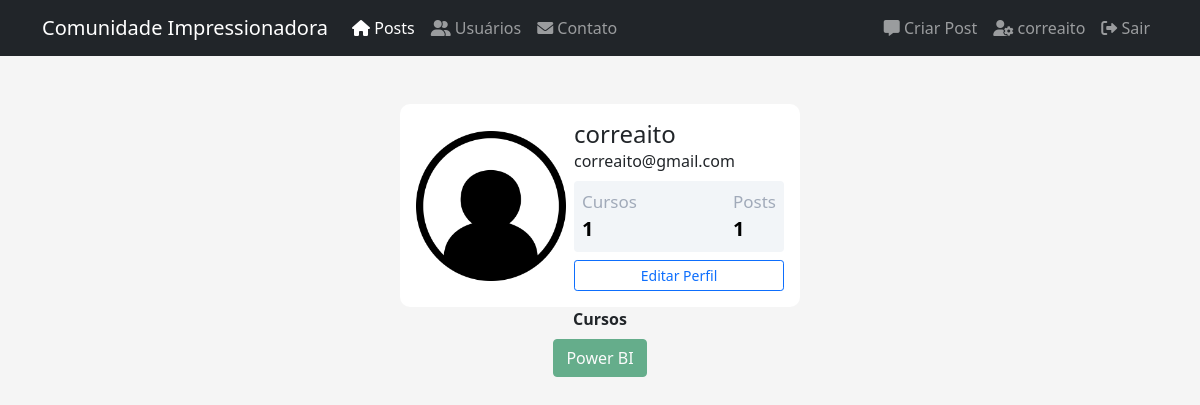
Page /perfil (signed in) on the earlier database version.
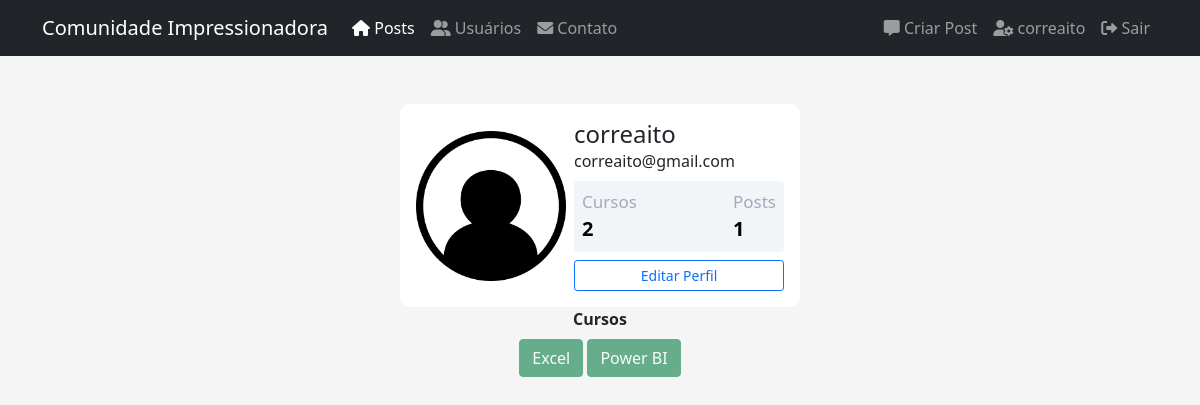
Same page on the later database version.
### comunidadeimpressionadora/models.py (models this page shows)
class Usuario(database.Model, UserMixin):
    id = database.Column(database.Integer, primary_key=True)
    username = database.Column(database.String, nullable=False)
    email = database.Column(database.String, nullable=False, unique=True)
    senha = database.Column(database.String, nullable=False)
    foto_perfil = database.Column(database.String, default='default.png')
    posts = database.relationship('Post', backref='autor', lazy=True)
    cursos = database.Column(MutableList.as_mutable(PickleType), default=['Não Informado'])
    def contar_posts(self):
        return len(self.posts)
    def contar_cursos(self):
        return len(self.cursos)

### comunidadeimpressionadora/routes.py (the view)
@app.route('/perfil')
@login_required
def perfil():
    foto_perfil = url_for('static', filename=f'fotos_perfil/{current_user.foto_perfil}')
    return render_template('perfil.html', foto_perfil=foto_perfil)

### comunidadeimpressionadora/models.py (called while the page is built)
@login_manager.user_loader
def load_usuario(id_usuario):
    return Usuario.query.get(int(id_usuario))

### comunidadeimpressionadora/templates/perfil.html (shortened to what this page needs)
{% extends 'base.html' %}
{% block body %}
<div class="container mt-5 d-flex justify-content-center">
    <div class="card p-3">
        <div class="d-flex align-items-center">
            <div class="image pe-2"><img src="{{ foto_perfil }}" class="rounded-3" width="150"></div>
            <div class="ml-3 w-100">
                <h4 class="mb-0 mt-0">{{ current_user.username }}</h4> <span>{{ current_user.email }}</span>
                <div class="p-2 mt-2 bg-primary d-flex justify-content-between rounded text-white stats">
                    {% if 'Não Informado' in current_user.cursos %}
                    <div class="d-flex flex-column"><span style="font-size:17px;" class="articles">Cursos</span>
                        <span style="font-size:20px;font-weight: bold" class="number1">0</span>
                    </div>
                    {% else %}
                    <div class="d-flex flex-column"><span style="font-size:17px;" class="articles">Cursos</span>
                        <span style="font-size:20px;font-weight: bold">{{ current_user.contar_cursos() }}</span>
                    </div>
                    {% endif %}
                    <div class="d-flex flex-column"><span style="font-size:17px;" class="rating">Posts</span>
                        <span style="font-size:20px;font-weight: bold">{{current_user.contar_posts() }}</span>
                    </div>
                </div>
                <div class="button mt-2 d-flex flex-row align-items-center">
                    <a class="w-100" href="{{ url_for('editar_perfil') }}">
                        <button class="btn btn-sm btn-outline-primary w-100">Editar Perfil</button>
                    </a>
                </div>
            </div>
        </div>
    </div>
</div>
<div class="d-flex justify-content-center">
    <div class="col col-4" style="text-align:center">
        <strong>Cursos</strong><br>
        {% for curso in current_user.cursos %}
        {% if curso == "Não Informado" %}
        <div>
    </div>
    {% else %}
    <button type="button" class="btn btn-success mt-2" disabled>{{ curso }}</button>
    {% endif %}
    {% endfor %}
</div>
</div>
{% endblock %}

### comunidadeimpressionadora/templates/navbar.html (shortened to what this page needs)
<nav class="navbar navbar-expand-lg navbar-dark bg-dark">
    <div class="container-fluid container">
        <a class="navbar-brand" href="{{ url_for('home') }}">Comunidade Impressionadora</a>
        <div class="collapse navbar-collapse" id="navbarSupportedContent">
            <ul class="navbar-nav me-auto mb-2 mb-lg-0">
                <li class="nav-item">
                    <a class="nav-link active" aria-current="page" href="{{ url_for('home') }}"><i class="fa-solid fa-house"></i> Posts</a>
                </li>
                <li class="nav-item">
                    <a class="nav-link" href="{{ url_for('usuarios') }}"><i class="fa-solid fa-user-group"></i> Usuários</a>
                </li>
                <li class="nav-item">
                    <a class="nav-link" href="{{ url_for('contato') }}"><i class="fa-solid fa-envelope"></i> Contato</a>
                </li>
            </ul>
            <ul class="d-flex navbar-nav">
                {% if current_user.is_authenticated %}
                    <li class="nav-item">
                    <a class="nav-link" href="{{ url_for('criar_post') }}"><i class="fa-solid fa-message"></i> Criar Post</a>
                    </li>
                    <li class="nav-item">
                    <a class="nav-link" href="{{ url_for('perfil') }}"><i class="fa-solid fa-user-gear"></i> {{ current_user.username }}</a>
                    </li>
                    <li class="nav-item">
                    <a class="nav-link" href="{{ url_for('sair') }}"><i class="fa-solid fa-right-from-bracket"></i> Sair</a>
                    </li>
                {% endif %}
            </ul>
        </div>
    </div>
</nav>

Differences in the rows shown:
changed Usuario "correaito": contar_cursos "1" → "2"
Other differences:
new list line: "Excel"
